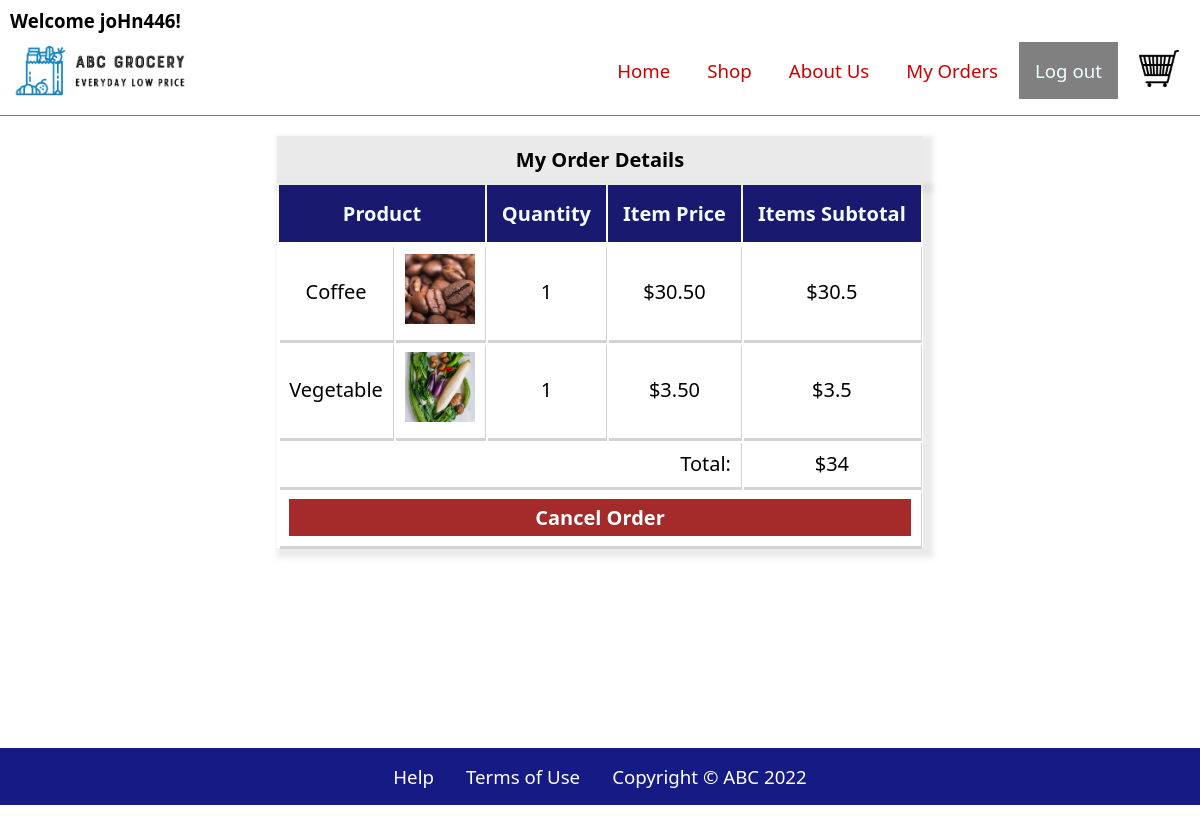
/assignment02/my_orders.php (signed in), run on the app's committed database.
### tables this page shows
CREATE TABLE `orders` (
  `surrogate_key` int(12) NOT NULL,
  `customer_id` int(12) NOT NULL,
  `order_id` int(20) NOT NULL,
  `item_id` int(12) NOT NULL,
  `item_quantity` int(3) NOT NULL
);

CREATE TABLE `product` (
  `id` int(12) NOT NULL,
  `prod_name` varchar(255) NOT NULL,
  `prod_img_link` varchar(255) NOT NULL,
  `prod_price` decimal(20,2) NOT NULL,
  `type` varchar(255) NOT NULL
);

### assignment02/my_orders.php (the view, shortened to what this page needs)
<?php require_once("./database/connect.php"); ?>
<!DOCTYPE html>
<html lang="en">
<head>
</head>
<body>
    <?php include("./pageLayout/header.php"); ?>
    <?php
    $cust_ID = $_SESSION['customer_ID'];
    $sql = "SELECT * FROM orders WHERE customer_id = '$cust_ID'";
    $result = mysqli_query($conn, $sql);
    if ($_SESSION['orders_info'] == null) {
        echo "You have not ordered anything.";
    } else {
    ?>
        <form method="POST" class="cancelOrder" action="<?php $_SERVER['PHP_SELF']; ?>">
            <table class="my-orders order_table">
                <caption>My Order Details</caption>
                <tr>
                    <th colspan=2> Product</th>
                    <th> Quantity</th>
                    <th> Item Price</th>
                    <th> Items Subtotal</th>
                </tr>
                <?php
                $total_sum = 0;
                foreach ($_SESSION['orders_info'] as $item) {
                    $item_ID = $item['item_id'];
                    $item_quantity = $item['item_quantity'];
                    $sql_prod = "SELECT * FROM product WHERE id = '$item_ID'";
                    $prod_info = mysqli_query($conn, $sql_prod);
                    $row = mysqli_fetch_row($prod_info);
                    $each_item_sum = $row[3] * $item_quantity;
                    $total_sum = $total_sum + $each_item_sum;
                ?>
                    <tr>
                        <td> <?php echo $row[1]; ?></td>
                        <td> <img src="<?php echo $row[2]; ?>" class="orders_img" alt="<?php echo $row[1]; ?>"></td>
                        <td> <?php echo $item_quantity; ?></td>
                        <td> <?php echo "$" . $row[3]; ?></td>
                        <td> <?php echo "$" . $each_item_sum; ?></td>
                    </tr>
                <?php
                }
                ?>
                <tr>
                    <td colspan=4 class="total">Total:</td>
                    <td> <?php echo "$" . $total_sum; ?></td>
                </tr>
                <tr>
                    <td colspan=5>
                        <button type="submit" name="cancelOrder" id="cancelOrder">Cancel Order</button>
                    </td>
            </table>
        </form>
    <?php
    }
    ?>
    <?php include("./pageLayout/footer.php"); ?>
</body>
</html>

### assignment02/pageLayout/header.php (shortened to what this page needs)
<header>
    <?php
    if (isset($_SESSION['username'])) {
        echo '<div class="welcome-msg"> Welcome ' . $_SESSION['username'] . '!</div>';
    } else {
        echo '<div class="welcome-msg"> Welcome Guest</div>';
    }
    ?>
    <div class="navbar">
        <img src="./images/company_logo.jpg" class="company_logo" alt="company_logo">
        <nav>
            <div>
                <a href="./index.php">Home</a>
                <a href="./shop.php">Shop</a>
                <a href="./about_us.php">About Us</a>
                <?php if (isset($_SESSION['username'])) { ?>
                    <a href="./my_orders.php">My Orders</a>
                    <a class="logout" href="/assignment02/logout.php">Log out</a>
                    <a class="shop-cart" href="./shoppingcart.php">
                        <img src="./images/shopping_cart.png" class="cart-Pic" alt="Shopping Cart">
                    </a>
                <?php } ?>
            </div>
        </nav>
    </div>
</header>

### assignment02/pageLayout/footer.php
<footer>
    <div class="footer">
        <a href="./help.php">Help</a>
        <a href="./term.php">Terms of Use</a>
        <a>Copyright © ABC 2022</a>
    </div>
</footer>

### data on the page
orders: item.prod_name "Coffee", item.prod_img_link (picture), item_quantity "1", item.prod_price "30.50", each_item_sum "30.5"
orders: item.prod_name "Vegetable", item.prod_img_link (picture), item_quantity "1", item.prod_price "3.50", each_item_sum "3.5"

### other printed values
$_SESSION['username'] "joHn446"
$total_sum "34"
